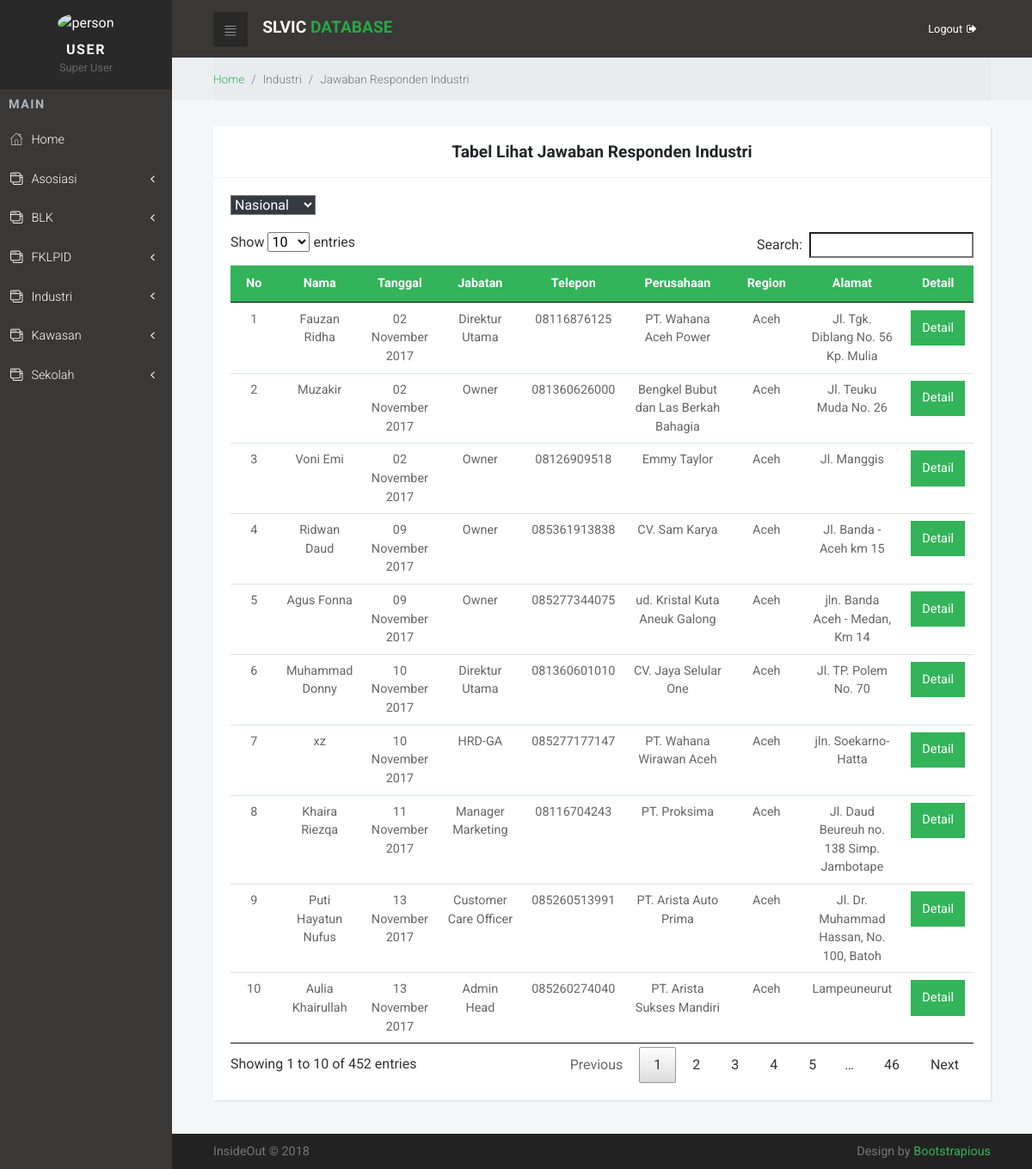
The page /main.php?page=lihatjawaban/lihatjawabanindustri on the database its author committed.
### tables this page shows
CREATE TABLE IF NOT EXISTS `responden` (
`id_responden` int(11) NOT NULL,
  `no_quisioner` varchar(15) NOT NULL,
  `tgl_pengisian` varchar(50) NOT NULL,
  `nm_pemfor` varchar(300) NOT NULL,
  `jabatan` varchar(100) NOT NULL,
  `no_hp` varchar(20) NOT NULL,
  `email` varchar(50) NOT NULL,
  `perusahaan` varchar(150) NOT NULL,
  `alamat` varchar(400) NOT NULL,
  `kec` varchar(50) NOT NULL,
  `kab` varchar(50) NOT NULL,
  `prov` varchar(20) NOT NULL,
  `kode` varchar(8) NOT NULL,
  `region` varchar(50) NOT NULL
);

### get/getIndustri.php (called while the page is built, shortened)
<?php
	function lihatResponden(){
		$result = mysql_query("select*from responden");
		return $result;
	}
?>

### lihatjawaban/lihatjawabanindustri.php (the view, shortened to what this page needs)
<?php include"konek/koneksiIndustri.php";
  include"get/getIndustri.php";
  $respond=lihatResponden(); ?>
<div class="breadcrumb-holder">
 <div class="container-fluid">
    <ul class="breadcrumb">
      <li class="breadcrumb-item"><a href="main.php">Home</a></li>
      <li class="breadcrumb-item active">Industri</li>
      <li class="breadcrumb-item active">Jawaban Responden Industri</li>
    </ul>
  </div>
</div>
<section>
  <div class="container-fluid">
    <div class="row">
      <div class="col-lg-12">
        <div class="card" style="margin-top:30px;">
          <div class="card-header">
            <h3 style="margin-top: 3px; margin-bottom: 3px;"><center>Tabel Lihat Jawaban Responden Industri</center></h3>
          </div>
          <div class="card-body">
            <div class="row">
              <div class="col-sm-12">
              <select id="region" onchange="cek(this.value);" class="bg-dark text-white" style="margin-bottom:20px;">
                   <option value="">Nasional</option>
              </select>
     <div id="isia">
              <div class="table-responsive">
                <table class="table table-sm text-center" id="dataTables">
                     <thead class="bg-primary text-white">
                       <tr>
                         <th>No</th>
                         <th>Nama</th>
                         <th>Tanggal</th>
                         <th>Jabatan</th>
                         <th>Telepon</th>
                         <th>Perusahaan</th>
                         <th>Region</th>
                         <th>Alamat</th>
                         <th>Detail</th>
                       </tr>
                   </thead>
                   <tbody>
                    <?php $a=1;?>
                    <?php while($buff=mysql_fetch_array($respond)){ ?>
                    <tr>
                      <td><?php echo $a;?></td>
                      <td><?php echo $buff['nm_pemfor'];?></td>
                      <td><?php echo $buff['tgl_pengisian'];?></td>
                      <td><?php echo $buff['jabatan'];?></td>
                      <td><?php echo $buff['no_hp'];?></td>
                      <td><?php echo $buff['perusahaan'];?></td>
                      <td><?php echo $buff['region'];?></td>
                      <td><?php echo $buff['alamat'];?></td>
                       <td>
                       <a href="main.php?page=detailjawaban/detailindustri&id_responden=<?php echo $buff['id_responden']?>">
                         <button type="button" class="btn btn-primary">Detail</button>
                       </a>
                      </td>
                    </tr>
                    <?php $a++; };?>
                   </tbody>
                   </table>
                 </div>
               </div></div>
             </div>
           </div>
         </div>
       </div>
     </div>
</section>

### css/style.default.css (style rules this page uses)
a { display: inline-block; text-decoration: none; color: #fff; -webkit-transition: all 0.3s; transition: all 0.3s; }
body { overflow-x: hidden; }
table { font-size: 0.9em; color: #666; }
.breadcrumb-holder { background: #eceeef; }
.breadcrumb-holder .breadcrumb { padding: 15px 0; font-size: 0.85em; font-weight: 300; color: #999; margin-bottom: 0; }
.card { margin-bottom: 30px; -webkit-box-shadow: 1px 1px 2px rgba(0, 0, 0, 0.1); box-shadow: 1px 1px 2px rgba(0, 0, 0, 0.1); }
.card-header h1, .card-header h2, .card-header h3, .card-header h4, .card-header h5, .card-header h6 { margin-bottom: 0; }
@media (min-width: 768px) { .container-fluid { padding: 0 3rem; } }
button { cursor: pointer; }
.btn { font-weight: 400; border: 1px solid transparent; padding: 0.55rem 0.75rem; font-size: 0.9rem; line-height: 1.5; border-radius: 0; -webkit-transition: background-color 0.15s ease-in-out, border-color 0.15s ease-in-out, -webkit-box-shadow 0.15s ease-in-out; transition: background-color 0.15s ease-in-out, border-color 0.15s ease-in-out, -webkit-box-shadow 0.15s ease-in-out; transition: background-color 0.15s ease-in-out, border-color 0.15s ease-in-out, box-shadow 0.15s ease-in-out; transition: background-color 0.15s ease-in-out, border-color 0.15s ease-in-out, box-shadow 0.15s ease-in-out, -webkit-box-shadow 0.15s ease-in-out; }
.btn-primary { color: color-yiq(#33b35a); background-color: #33b35a; border-color: #33b35a; }
body { font-family: "Roboto", sans-serif; font-size: 1rem; font-weight: 400; line-height: 1.5; color: #212529; background-color: #fff; }
a { color: #33b35a; text-decoration: none; }
h1, h2, h3, h4, h5, h6, .h1, .h2, .h3, .h4, .h5, .h6 { margin-bottom: 0.5rem; font-family: inherit; font-weight: 700; line-height: 1.1; color: inherit; }
h3, .h3 { font-size: 1.2rem; }
.bg-primary { background-color: #33b35a !important; }
.bg-dark { background-color: #343a40 !important; }
.card { background-color: #fff; border: 0 solid #eee; border-radius: 0; }
.card-body { padding: 1.25rem; }
.card-header { padding: 1rem 1.25rem; background-color: #fff; border-bottom: 1px solid #eee; }
.card-header:first-child { border-radius: 0 0 0 0; }

### rows shown on the page
responden: nm_pemfor "Fauzan Ridha", tgl_pengisian "02 November 2017", jabatan "Direktur Utama", no_hp "08116876125", perusahaan "PT. Wahana Aceh Power", region "Aceh", alamat "Jl. Tgk. Diblang No. 56 Kp. Mulia"
responden: nm_pemfor "Muzakir", tgl_pengisian "02 November 2017", jabatan "Owner", no_hp "081360626000", perusahaan "Bengkel Bubut dan Las Berkah Bahagia", region "Aceh", alamat "Jl. Teuku Muda No. 26"
responden: nm_pemfor "Voni Emi", tgl_pengisian "02 November 2017", jabatan "Owner", no_hp "08126909518", perusahaan "Emmy Taylor", region "Aceh", alamat "Jl. Manggis"
responden: nm_pemfor "Ridwan Daud", tgl_pengisian "09 November 2017", jabatan "Owner", no_hp "085361913838", perusahaan "CV. Sam Karya", region "Aceh", alamat "Jl. Banda - Aceh km 15"
responden: nm_pemfor "Agus Fonna", tgl_pengisian "09 November 2017", jabatan "Owner", no_hp "085277344075", perusahaan "ud. Kristal Kuta Aneuk Galong", region "Aceh", alamat "jln. Banda Aceh - Medan, Km 14"
responden: nm_pemfor "Muhammad Donny", tgl_pengisian "10 November 2017", jabatan "Direktur Utama", no_hp "081360601010", perusahaan "CV. Jaya Selular One", region "Aceh", alamat "Jl. TP. Polem No. 70"
responden: nm_pemfor "xz", tgl_pengisian "10 November 2017", jabatan "HRD-GA", no_hp "085277177147", perusahaan "PT. Wahana Wirawan Aceh", region "Aceh", alamat "jln. Soekarno-Hatta"
responden: nm_pemfor "Khaira Riezqa", tgl_pengisian "11 November 2017", jabatan "Manager Marketing", no_hp "08116704243", perusahaan "PT. Proksima", region "Aceh", alamat "Jl. Daud Beureuh no. 138 Simp. Jambotape"
responden: nm_pemfor "Puti Hayatun Nufus", tgl_pengisian "13 November 2017", jabatan "Customer Care Officer", no_hp "085260513991", perusahaan "PT. Arista Auto Prima", region "Aceh", alamat "Jl. Dr. Muhammad Hassan, No. 100, Batoh"
responden: nm_pemfor "Aulia Khairullah", tgl_pengisian "13 November 2017", jabatan "Admin Head", no_hp "085260274040", perusahaan "PT. Arista Sukses Mandiri", region "Aceh", alamat "Lampeuneurut"
